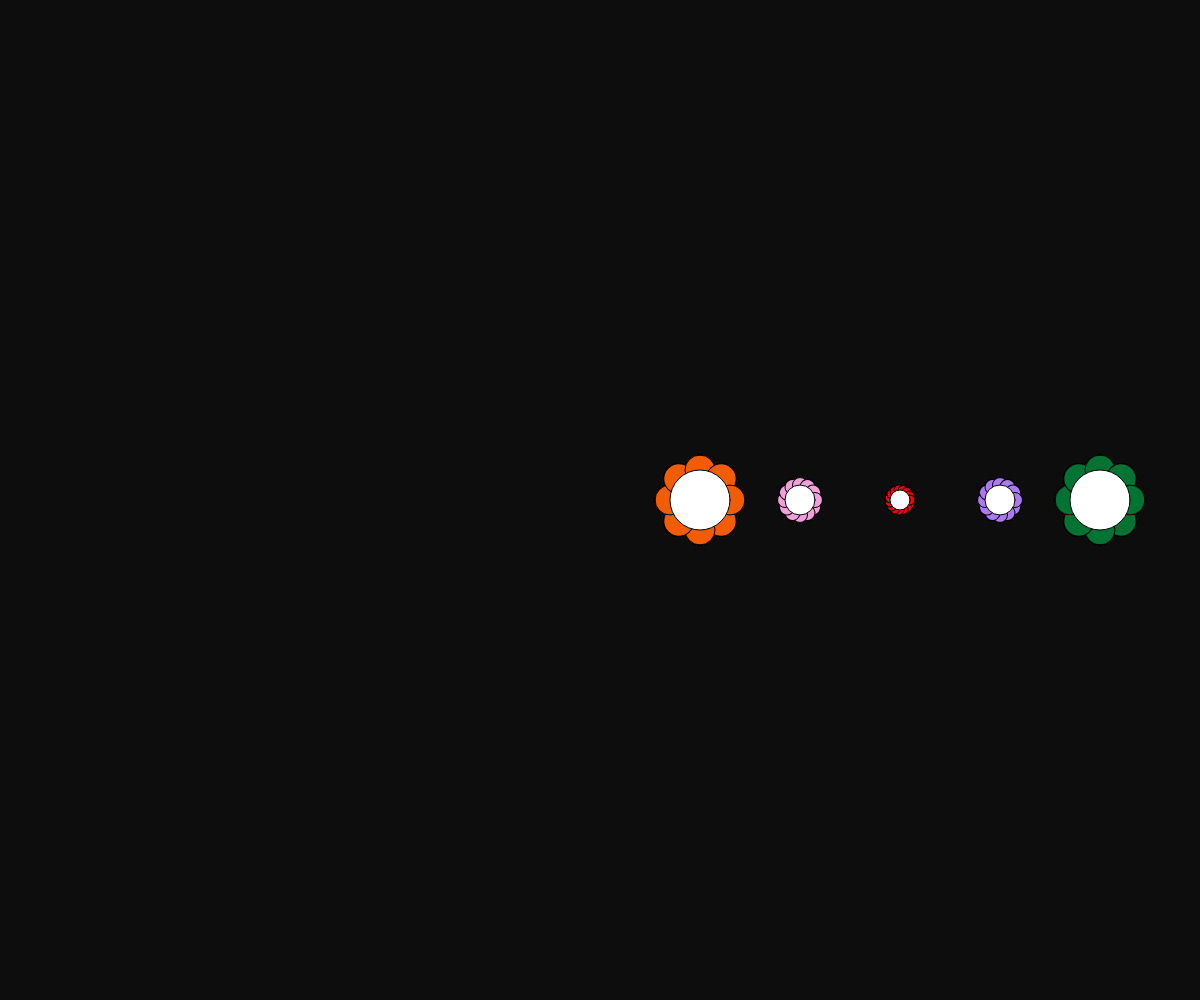
Frame 1 (no input)
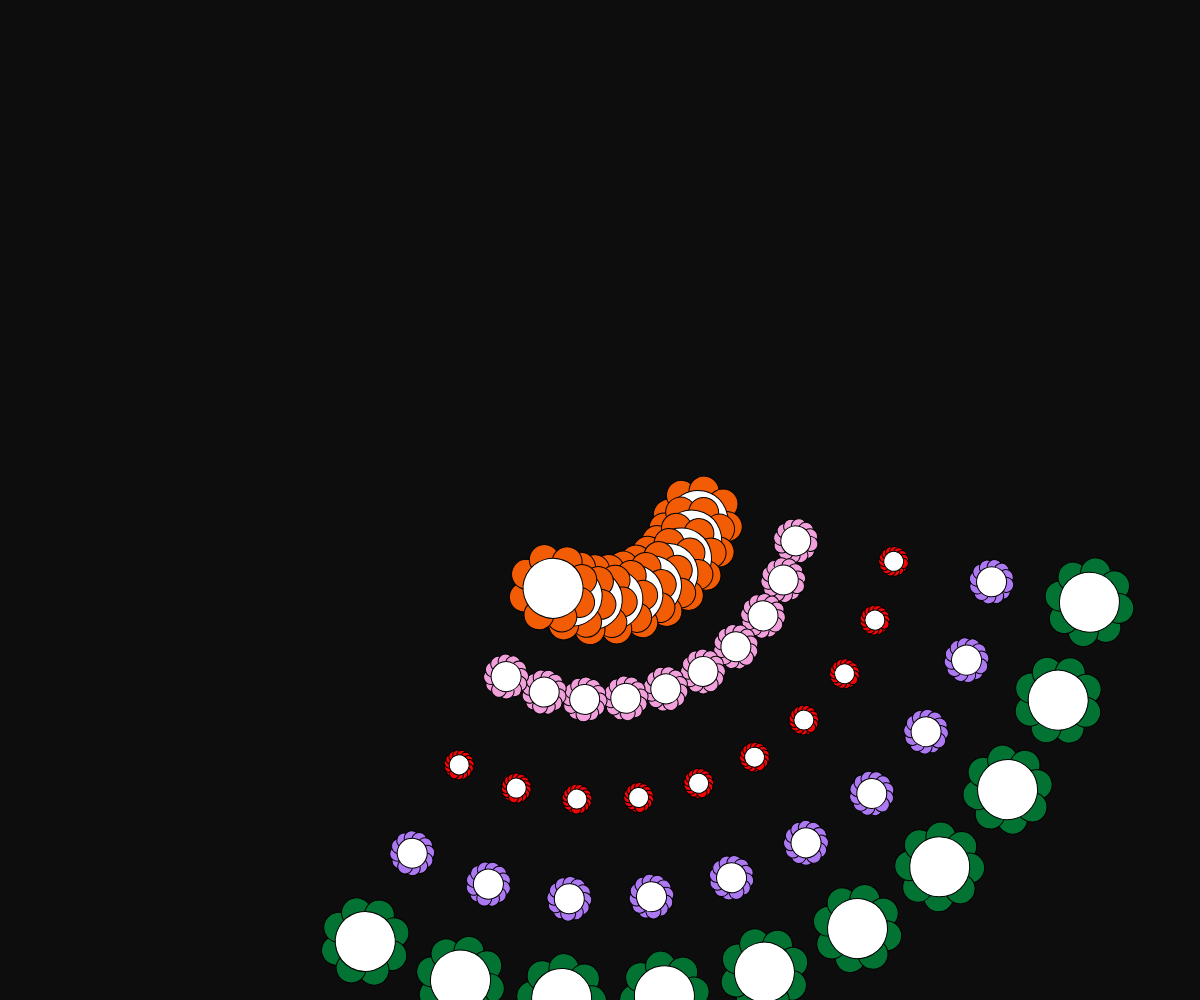
Frame 60 (no input)
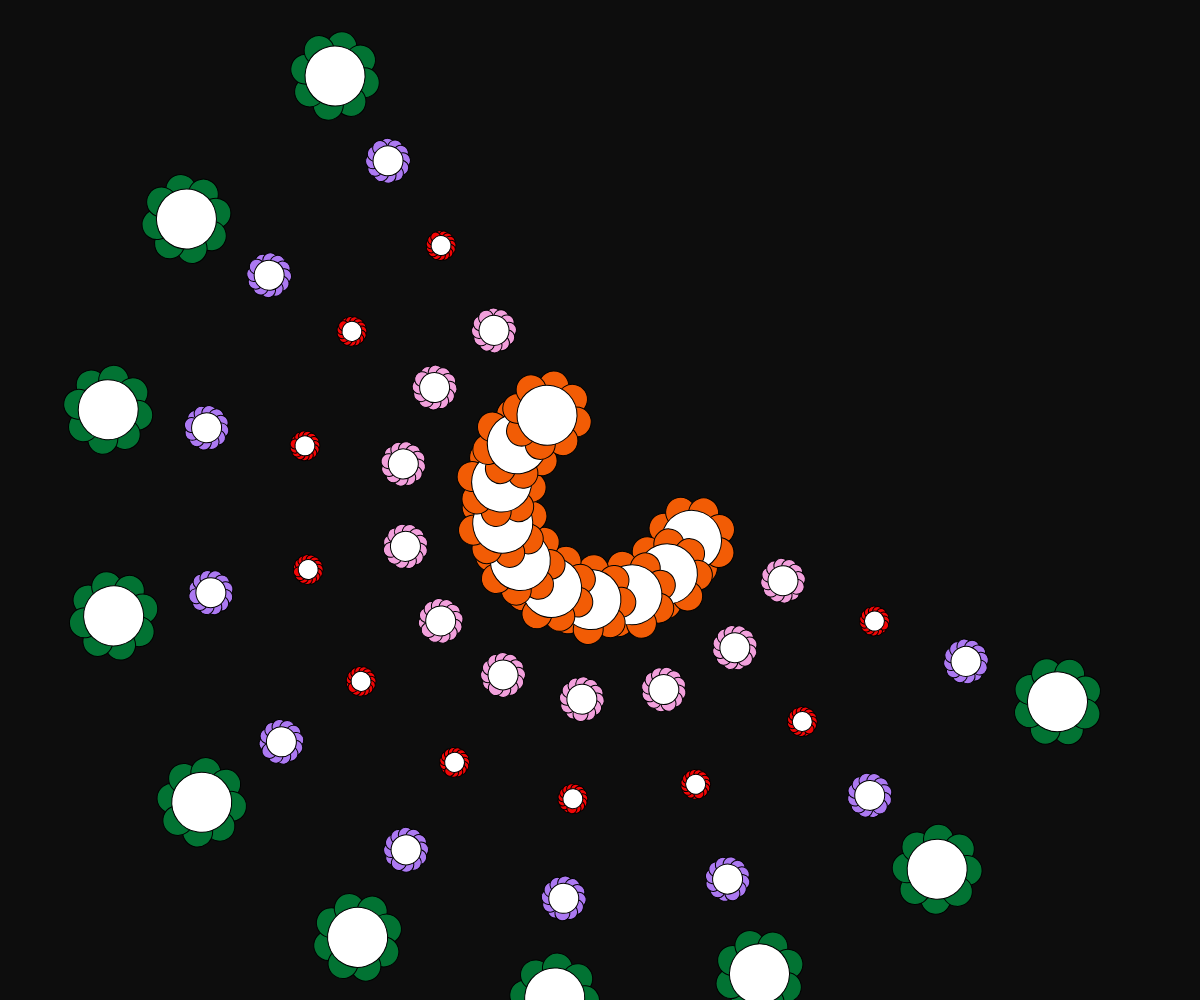
Frame 120 (the mouse pressed at the canvas centre since frame 60)

The p5.js sketch that drew these frames (run headless with seeded random() and noise() and a simulated clock; from frame 60 on, the mouse is pressed at the canvas centre):

// p5.js sketch
// ── sketch.js
//Variabili globali
let numFlowers = 10; //Quante volte ripeto blocco che disegna il fiore
let angle = 0; //  variabile per animare la rotazione

function setup() {
  createCanvas(windowWidth, windowHeight); 
  angleMode(DEGREES); //imposta gli angoli in gradi
}

function draw() { 
  background("#0D0D0D");
  translate(width/2,height/2); //s posta l'origine al centro della tela

  for (let j = 0; j < numFlowers; j++) {
    rotate(angle);
    drawFlower("#F25C05", 60, 100, 0, 8 ); //petali lontani dal centro e grandi
    drawFlower("#F2A0DC", 30, 200, 0, 12 );
    drawFlower("#F20505", 20, 300, 0, 15 ); //petali vicini al centro e piccoli
    drawFlower("#AC79F2", 30, 400, 0, 12 );
    drawFlower("#027333", 60, 500, 0, 8 );
    
  }

  angle = angle + 0.2;

}

function drawFlower(petalColour, size, xPos, yPos, petals) {  //funzione usata per disegnare
                                                              // il blocco del fiore
                                                             //posso richiamare la stessa funzione
                                                             // più volte con valori diversi
                                                             //senza creare 5 variabili globali

    push()
    translate(xPos,yPos);

    //petals
    fill(petalColour);
    for(let i = 0; i < petals; i++){   
      rotate(360/petals);
      ellipse(size/2,0,size/2); //è usato sia per la posizione
                                //sia per la larghezza del petalo
    }

    // center circle
    fill("#FFFFFF");
    ellipse(0,0,size) //size usato come diametro del cerchio
                      //il centro cresce proporzionalmente a size.


    pop()
  
}
